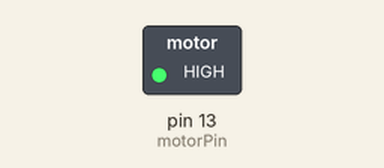
Simulated run of this sketch. Board: Arduino Uno, built with avr-gcc and run on an emulated ATmega328P. Shown: switched loads named in the sketch (green lamp = pin HIGH). Dashed ring = blinking. Random numbers use the default seed unless the sketch sets one.

Above: at 0.5 s.
Timing chart, 0 to 4.6 s (numbered marks = the images above):
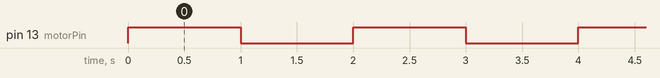

The sketch:

VibILD.ino
```cpp
const int motorPin = 13;

const unsigned long initialSleepTimeInSeconds = 12600;
const unsigned long minimumSteadyStateDelayInSeconds = 1800;
const unsigned long maximumSteadyStateDelayInSeconds = 3000;
const unsigned long vibrationTimeInSeconds = 1;
const unsigned long initializationSignalVibrationTimeInSeconds = 1;

void setup()
{
  pinMode(motorPin, OUTPUT);
}

void loop()
{
  // Vibrate to signal it is on
  InitializationSignal(initializationSignalVibrationTimeInSeconds);
  // Initial sleep
  delay(1000 * initialSleepTimeInSeconds);

  // Enter steady state
  while(true) // forever
  {
    Vibrate();
    unsigned long waitTimeInSeconds = random(minimumSteadyStateDelayInSeconds,
       maximumSteadyStateDelayInSeconds);
    delay(1000 * waitTimeInSeconds);
  }
}

void Vibrate()
{
  digitalWrite(motorPin, HIGH);
  delay(1000 * vibrationTimeInSeconds);
  digitalWrite(motorPin, LOW);
}

void InitializationSignal(unsigned long vibrationTimeInSeconds)
{
  digitalWrite(motorPin, HIGH);
  delay(1000 * vibrationTimeInSeconds);
  digitalWrite(motorPin, LOW);
  delay(1000 * vibrationTimeInSeconds);
  digitalWrite(motorPin, HIGH);
  delay(1000 * vibrationTimeInSeconds);
  digitalWrite(motorPin, LOW);
  delay(1000 * vibrationTimeInSeconds);
  digitalWrite(motorPin, HIGH);
  delay(1000 * vibrationTimeInSeconds);
  digitalWrite(motorPin, LOW);
  delay(1000 * vibrationTimeInSeconds);
  digitalWrite(motorPin, HIGH);
  delay(1000 * vibrationTimeInSeconds);
  digitalWrite(motorPin, LOW);
}
```

Measured:
- by itself, pin 13 (motorPin): alternates HIGH for 1.0 s and LOW for 1.0 s, 8 changes in all, then stays LOW
